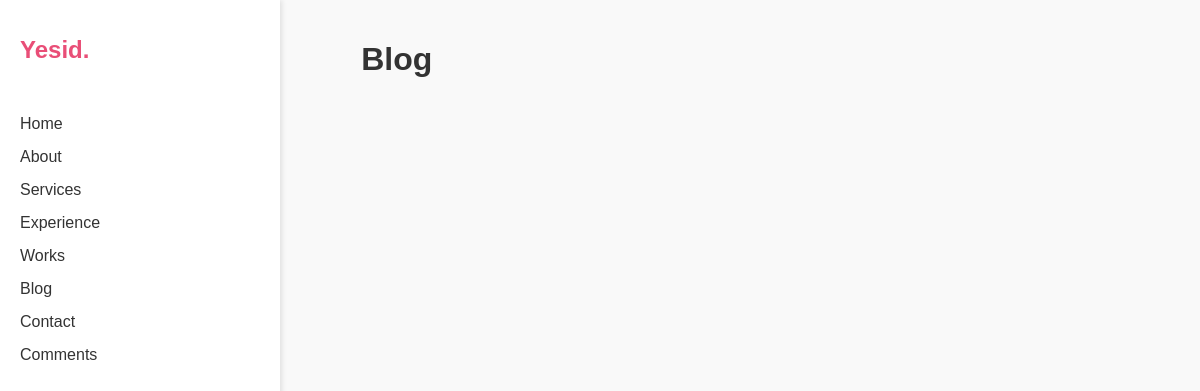
The app's page /home/blog/, older data.
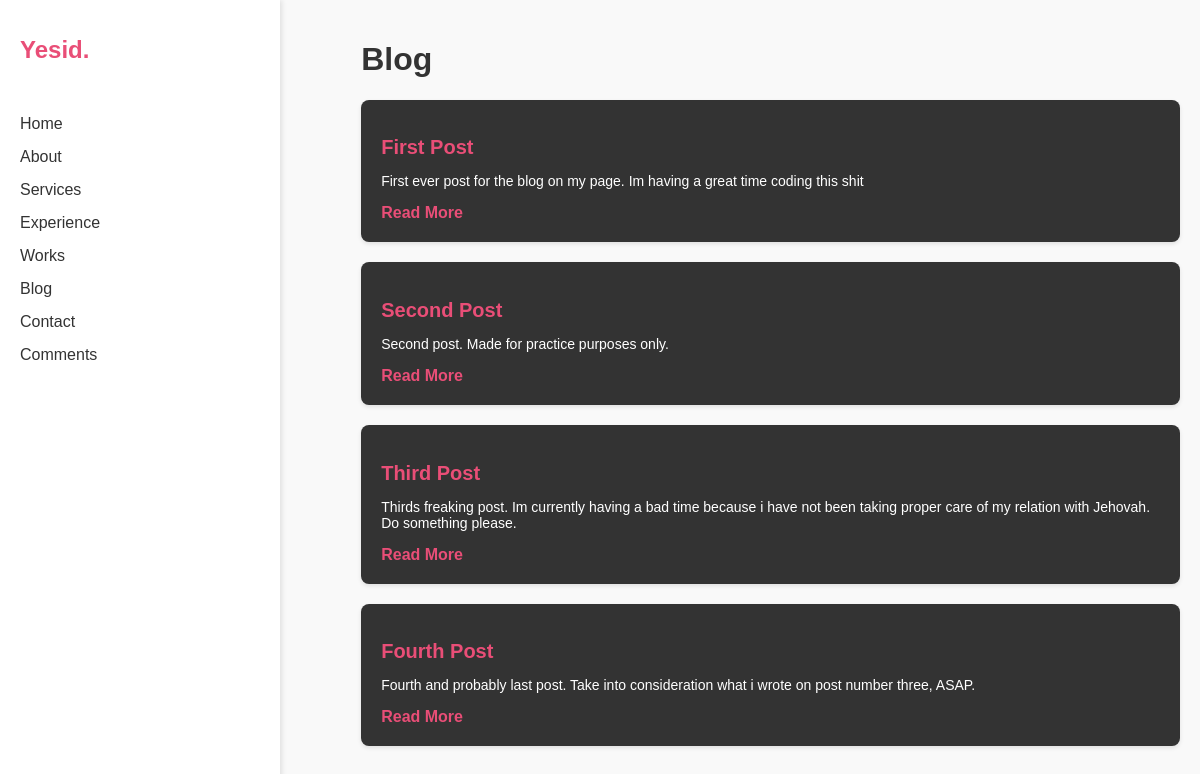
The same page, newer data.
### home/models.py (models this page shows)
class Blog_Post(models.Model):
    title = models.CharField(max_length=400)
    author = models.CharField(max_length=510)
    date = models.DateField()
    postBody = models.CharField(max_length=10000)
    summary = models.CharField(max_length=200)

### home/views.py (the view)
# urls.py: path('home/blog/', views.blog, name='blog'),
def blog(request):
    myposts = Blog_Post.objects.all().values()
    template = loader.get_template('blog.html')
    context = {
        'myposts' : myposts,
    }
    return HttpResponse(template.render(context, request))

### home/templates/blog.html (shortened to what this page needs)
{% extends "base.html" %}
{% block content %}
<!DOCTYPE html>
<html lang="en">
<head>
</head>
<body>
    <div class="content">
        <h1 id="main_header">Blog</h1>
        <div class="blog-section">
            {% for post in myposts %}
                <div class="blog-item">
                    <h2>{{post.title}}</h2>
                    <p>{{post.summary}} </p>
                    <a href="/home/blog/{{post.id}}">Read More</a>
                </div>
            {% endfor %}
        </div>
    </div>
</body>
</html>
{% endblock %}

Row changes from the older to the newer data that the page shows:
added Blog_Post: title "First Post", summary "First ever post for the blog on my page. Im having a great time coding this shit"
added Blog_Post: title "Second Post", summary "Second post. Made for practice purposes only."
added Blog_Post: title "Third Post", summary "Thirds freaking post. Im currently having a bad time because i have not been taking proper care of my relation with Jehovah. Do something please."
added Blog_Post: title "Fourth Post", summary "Fourth and probably last post. Take into consideration what i wrote on post number three, ASAP."
